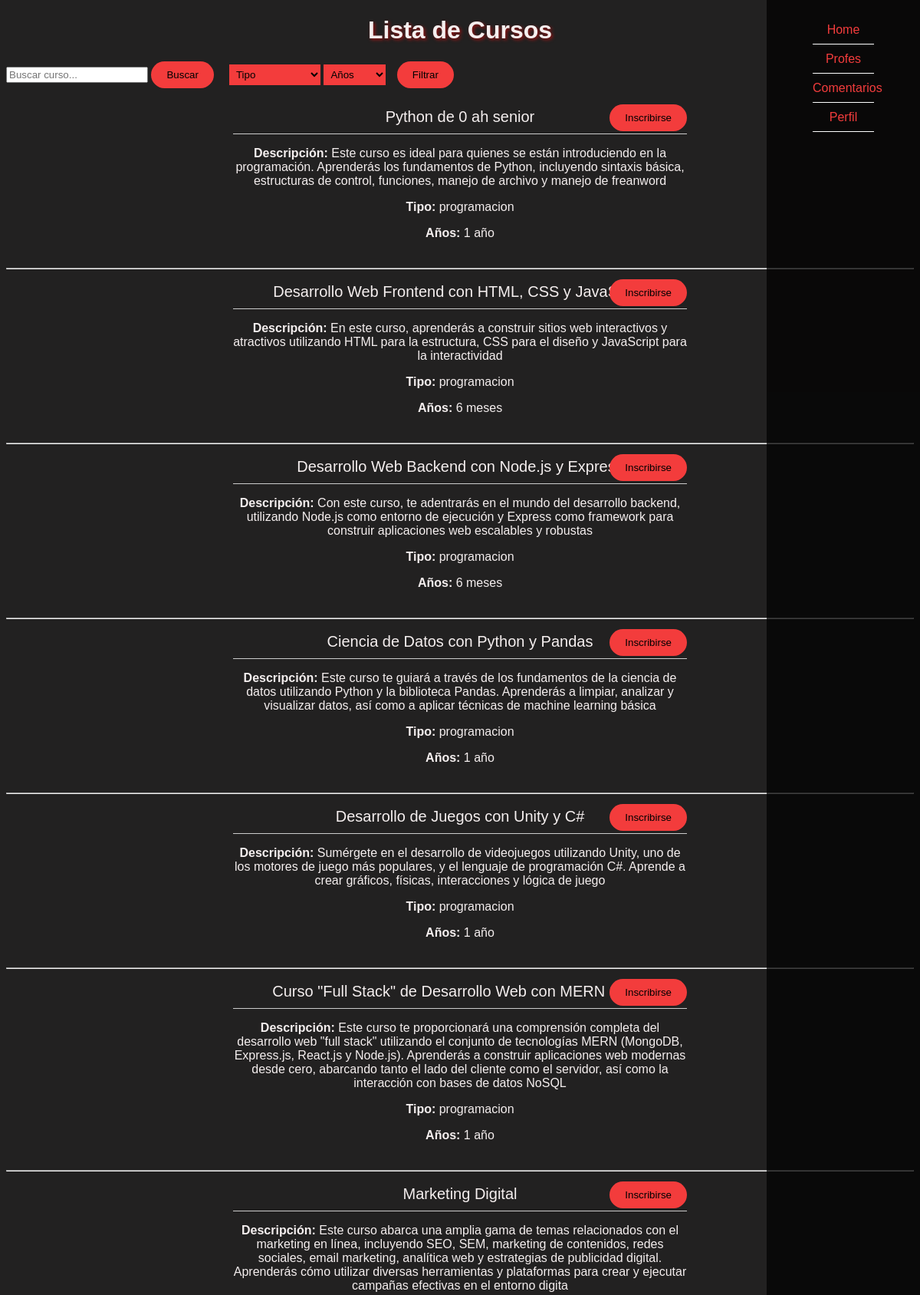
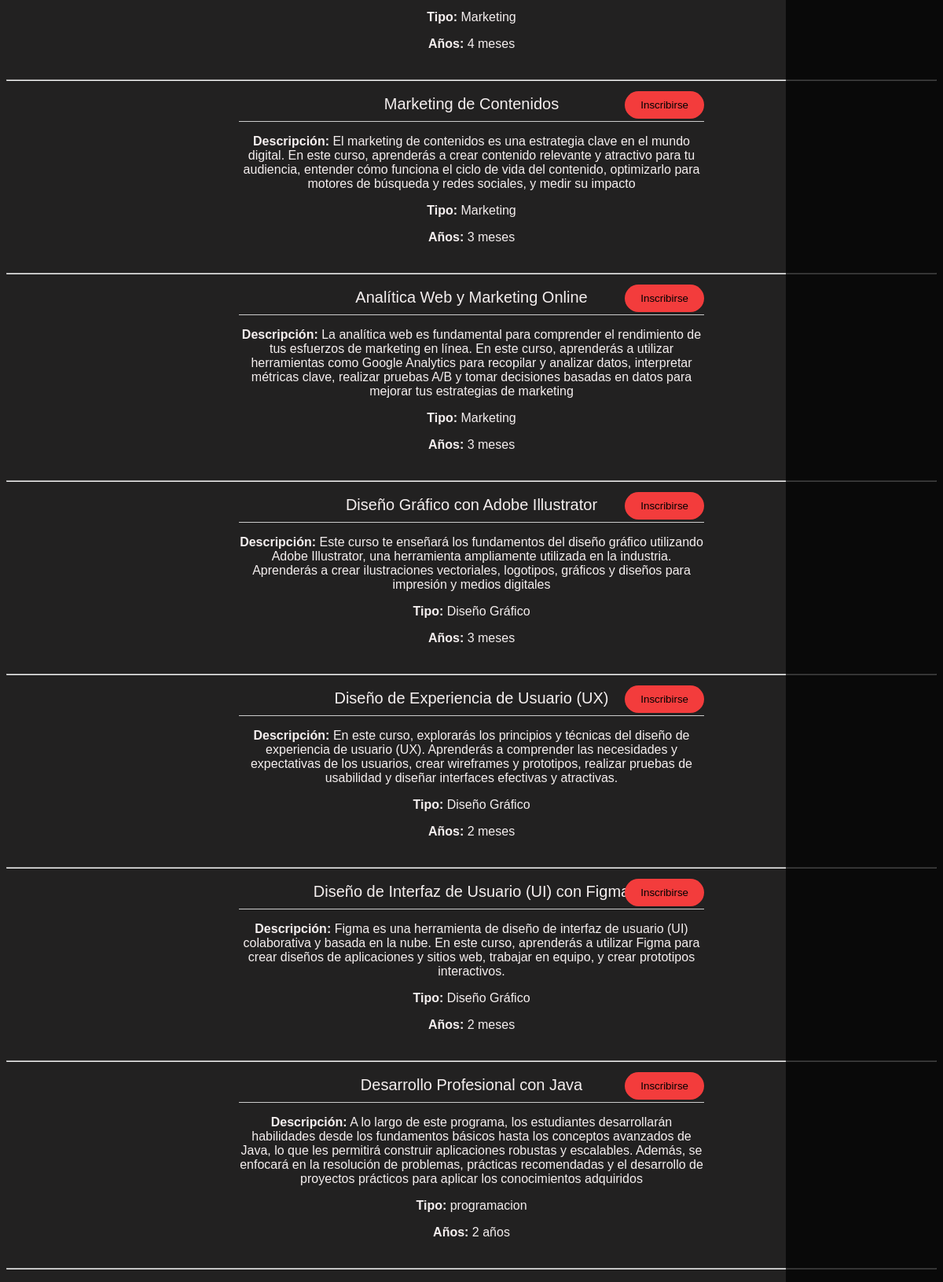
Screenshot of /cursos/ with the database file from the repository (2 pictures, top to bottom).
### myapp/models.py (models this page shows, shortened)
class Cursos(models.Model):
    nombre = models.CharField(max_length=255)
    tipo = models.CharField(max_length=100)
    decribcion = models.CharField(max_length=255)
    años = models.CharField(max_length=255)

### myapp/views.py (the view)
# urls.py: path('cursos/', views.lista_cursos, name='lista_cursos'),
def lista_cursos(request):
    cursos = Cursos.objects.all()
    tipos = Cursos.objects.values_list('tipo', flat=True).distinct()
    años = Cursos.objects.values_list('años', flat=True).distinct()
    tipo_filtrado = request.GET.get('tipo')
    años_filtrados = request.GET.get('años')
    search_query = request.GET.get('search')
    if tipo_filtrado:
        cursos = cursos.filter(tipo=tipo_filtrado)
    if años_filtrados:
        cursos = cursos.filter(años=años_filtrados)
    if search_query:
        cursos = cursos.filter(nombre__icontains=search_query)
    return render(request, 'cursos.html', {'cursos': cursos, 'tipos': tipos, 'años': años})

### myapp/templates/cursos.html (shortened to what this page needs)
{% load static %}
<!DOCTYPE html>
<html lang="es">
<head>
    <link rel="stylesheet" type="text/css" href="{% static 'css/styles.css' %}">
</head>
<body>
    <div class="navbar">
        <ul>
            <li><a href="/home">Home</a></li>
            <li><a href="/profe">Profes</a></li>
            <li><a href="/comentarios_alumno">Comentarios</a></li>
            <li><a href="/perfil">Perfil</a></li>
        </ul>
    </div>
    <h1>Lista de Cursos</h1>
    <div class="search-filter-bar">
        <form action="" method="get" id="searchForm">
            <input type="text" name="search" id="searchInput" placeholder="Buscar curso...">
            <button type="submit" id="buscarCursos">Buscar</button>
        </form>
        <form action="" method="get" class="filtro-form">
            <select name="tipo" id="tipo">
                <option value="">Tipo</option>
            </select>
            <select name="años" id="años">
                <option value="">Años</option>
            </select>
            <input type="submit" value="Filtrar" class="filtrar boton-filtro">
        </form>
    </div>
    <ul>
        {% for curso in cursos %}
        <li class="curso" onclick="mostrarInfoCurso('{{ curso.decribcion }}', '{{ curso.tipo }}', '{{ curso.años }}')">
            <div>
                <span class="nombre">{{ curso.nombre }}</span>
            </div>
            <div class="linea-separadora"></div>
            <div class="curso-info">
                <p><strong>Descripción:</strong> {{ curso.decribcion }}</p>
                <p><strong>Tipo:</strong> {{ curso.tipo }}</p>
                <p><strong>Años:</strong> {{ curso.años }}</p>
            </div>
            <div class="curso-buttons">
                <button onclick="window.location.href='{% url 'detalles_inscripcion' request.user.username curso.nombre %}'">Inscribirse</button>
            </div>
        </li>
        <hr>
        {% endfor %}
    </ul>
</body>
</html>

### myapp/static/css/styles.css (style rules this page uses)
body { background-color: rgb(34, 33, 33); color: rgb(245, 239, 239); font-family: Arial, sans-serif; text-align: center; }
a { color: rgb(243, 60, 60); text-decoration: none; }
input[type="submit"], button { background-color: rgb(243, 60, 60); color: black; border: none; padding: 10px 20px; cursor: pointer; }
select { background-color:rgb(243, 60, 60); color: black; padding: 5px; border: none; }
option { background-color: black; color: rgb(252, 134, 134); }
ul { list-style-type: none; padding: 0; }
li { padding: 10px 0; width: 50%; margin: 0 auto; }
.curso { cursor: pointer; margin-bottom: 10px; position: relative; }
.nombre, .descripcion { font-size: 20px; cursor: pointer; }
button, .boton-filtro { border-radius: 20px; padding: 10px 20px; cursor: pointer; }
.boton-filtro { margin-left: 10px; background-color: #007bff; color: #6b6868; border: none; }
h1 { text-shadow: 2px 2px 4px rgba(255, 0, 0, 0.5); }
body { font-family: Arial, sans-serif; }
.navbar { position: fixed; top: 0; right: 0; width: 200px; height: 100%; background-color: #000000bb; padding: 20px; box-sizing: border-box; }
.navbar ul { list-style-type: none; padding: 0; margin: 0; }
.navbar ul li { position: relative; }
.navbar ul li::after { content: ''; position: absolute; bottom: 0; left: 0; width: 100%; height: 1px; background-color: white; }
.linea-separadora { border-bottom: 1px solid #ccc; margin: 10px 0; }

### myapp/templates/cursos.html (style rules this page uses)
.search-filter-bar { display: flex; align-items: center; }
.search-filter-bar form, .search-filter-bar button { margin-right: 10px; }
.curso { position: relative; }
.curso button { position: absolute; right: 0; top: -30px; transform: translateY(100%); }

### rows the page displays
Cursos: nombre "Python de 0 ah senior", decribcion "Este curso es ideal para quienes se están introduciendo en la programación. Aprenderás los fundamentos de Python, incluyendo sintaxis básica, estructuras de control, funciones, manejo de archivo y manejo de freanword", tipo "programacion", años "1 año"
Cursos: nombre "Desarrollo Web Frontend con HTML, CSS y JavaScript", decribcion "En este curso, aprenderás a construir sitios web interactivos y atractivos utilizando HTML para la estructura, CSS para el diseño y JavaScript para la interactividad", tipo "programacion", años "6 meses"
Cursos: nombre "Desarrollo Web Backend con Node.js y Express", decribcion "Con este curso, te adentrarás en el mundo del desarrollo backend, utilizando Node.js como entorno de ejecución y Express como framework para construir aplicaciones web escalables y robustas", tipo "programacion", años "6 meses"
Cursos: nombre "Ciencia de Datos con Python y Pandas", decribcion "Este curso te guiará a través de los fundamentos de la ciencia de datos utilizando Python y la biblioteca Pandas. Aprenderás a limpiar, analizar y visualizar datos, así como a aplicar técnicas de machine learning básica", tipo "programacion", años "1 año"
Cursos: nombre "Desarrollo de Juegos con Unity y C#", decribcion "Sumérgete en el desarrollo de videojuegos utilizando Unity, uno de los motores de juego más populares, y el lenguaje de programación C#. Aprende a crear gráficos, físicas, interacciones y lógica de juego", tipo "programacion", años "1 año"
Cursos: nombre "Curso \"Full Stack\" de Desarrollo Web con MERN Stack", decribcion "Este curso te proporcionará una comprensión completa del desarrollo web \"full stack\" utilizando el conjunto de tecnologías MERN (MongoDB, Express.js, React.js y Node.js). Aprenderás a construir aplicaciones web modernas desde cero, abarcando tanto el lado del cliente como el servidor, así como la interacción con bases de datos NoSQL", tipo "programacion", años "1 año"
Cursos: nombre "Marketing Digital", decribcion "Este curso abarca una amplia gama de temas relacionados con el marketing en línea, incluyendo SEO, SEM, marketing de contenidos, redes sociales, email marketing, analítica web y estrategias de publicidad digital. Aprenderás cómo utilizar diversas herramientas y plataformas para crear y ejecutar campañas efectivas en el entorno digita", tipo "Marketing", años "4 meses"
Cursos: nombre "Marketing de Contenidos", decribcion "El marketing de contenidos es una estrategia clave en el mundo digital. En este curso, aprenderás a crear contenido relevante y atractivo para tu audiencia, entender cómo funciona el ciclo de vida del contenido, optimizarlo para motores de búsqueda y redes sociales, y medir su impacto", tipo "Marketing", años "3 meses"
Cursos: nombre "Analítica Web y Marketing Online", decribcion "La analítica web es fundamental para comprender el rendimiento de tus esfuerzos de marketing en línea. En este curso, aprenderás a utilizar herramientas como Google Analytics para recopilar y analizar datos, interpretar métricas clave, realizar pruebas A/B y tomar decisiones basadas en datos para mejorar tus estrategias de marketing", tipo "Marketing", años "3 meses"
Cursos: nombre "Diseño Gráfico con Adobe Illustrator", decribcion "Este curso te enseñará los fundamentos del diseño gráfico utilizando Adobe Illustrator, una herramienta ampliamente utilizada en la industria. Aprenderás a crear ilustraciones vectoriales, logotipos, gráficos y diseños para impresión y medios digitales", tipo "Diseño Gráfico", años "3 meses"
Cursos: nombre "Diseño de Experiencia de Usuario (UX)", decribcion "En este curso, explorarás los principios y técnicas del diseño de experiencia de usuario (UX). Aprenderás a comprender las necesidades y expectativas de los usuarios, crear wireframes y prototipos, realizar pruebas de usabilidad y diseñar interfaces efectivas y atractivas.", tipo "Diseño Gráfico", años "2 meses"
Cursos: nombre "Diseño de Interfaz de Usuario (UI) con Figma", decribcion "Figma es una herramienta de diseño de interfaz de usuario (UI) colaborativa y basada en la nube. En este curso, aprenderás a utilizar Figma para crear diseños de aplicaciones y sitios web, trabajar en equipo, y crear prototipos interactivos.", tipo "Diseño Gráfico", años "2 meses"
Cursos: nombre "Desarrollo Profesional con Java", decribcion "A lo largo de este programa, los estudiantes desarrollarán habilidades desde los fundamentos básicos hasta los conceptos avanzados de Java, lo que les permitirá construir aplicaciones robustas y escalables. Además, se enfocará en la resolución de problemas, prácticas recomendadas y el desarrollo de proyectos prácticos para aplicar los conocimientos adquiridos", tipo "programacion", años "2 años"
